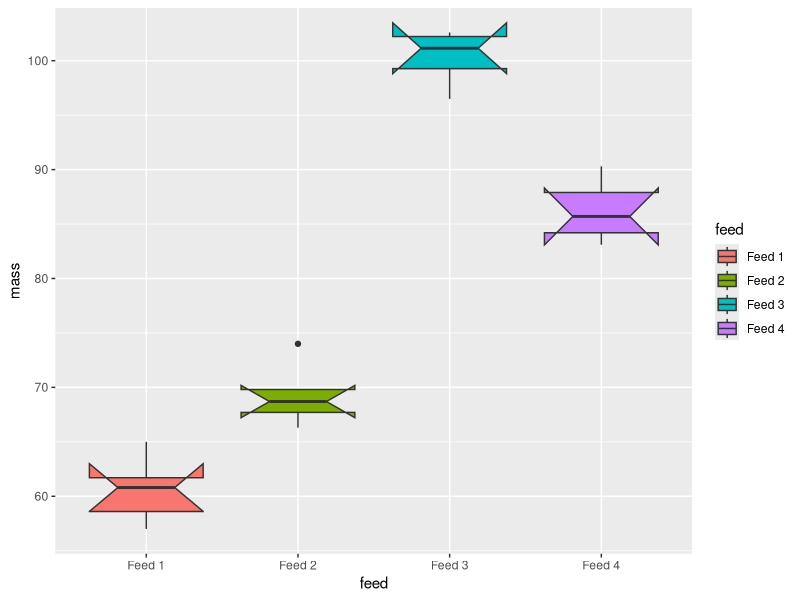
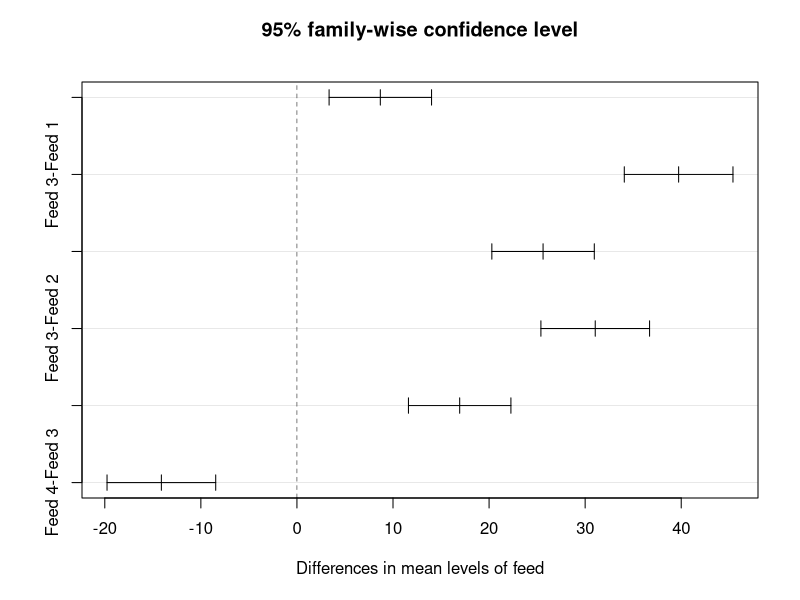
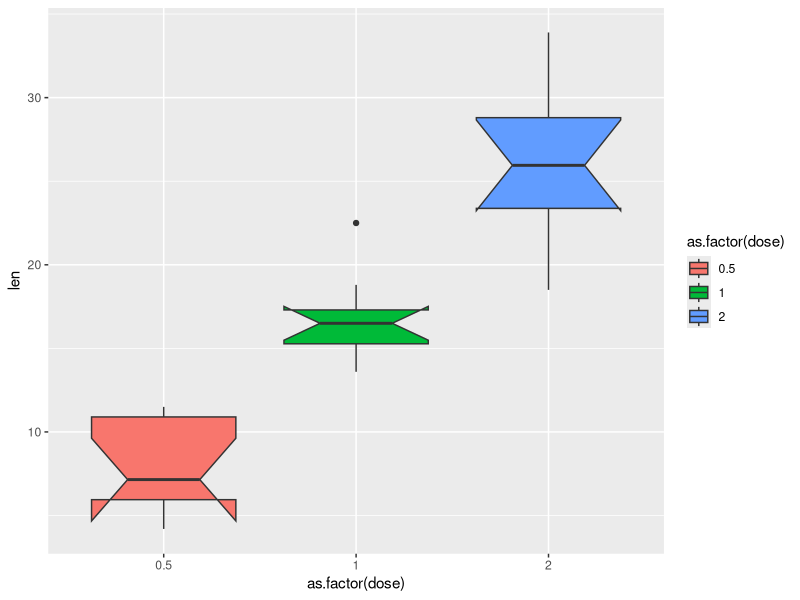
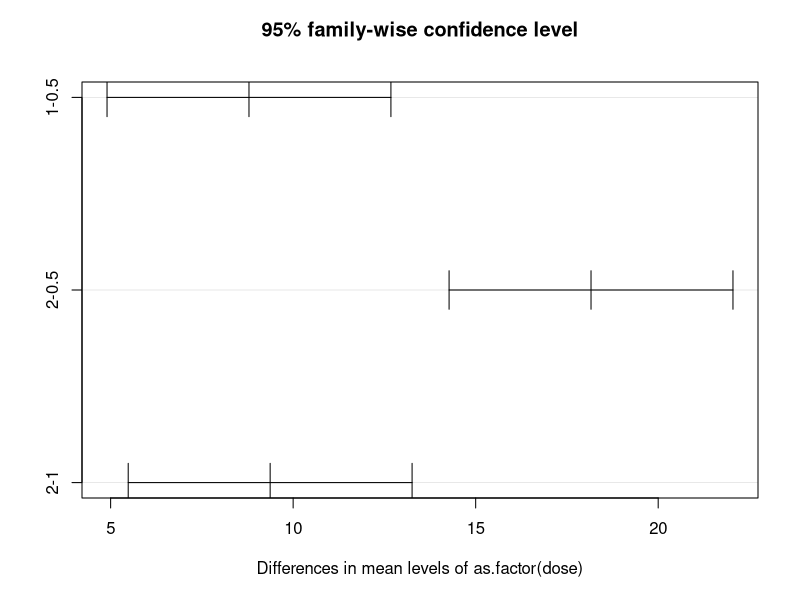
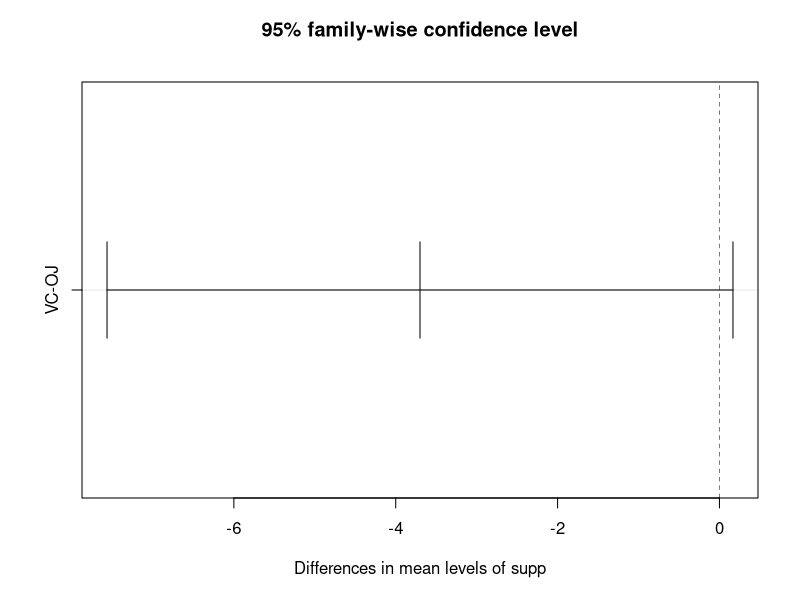
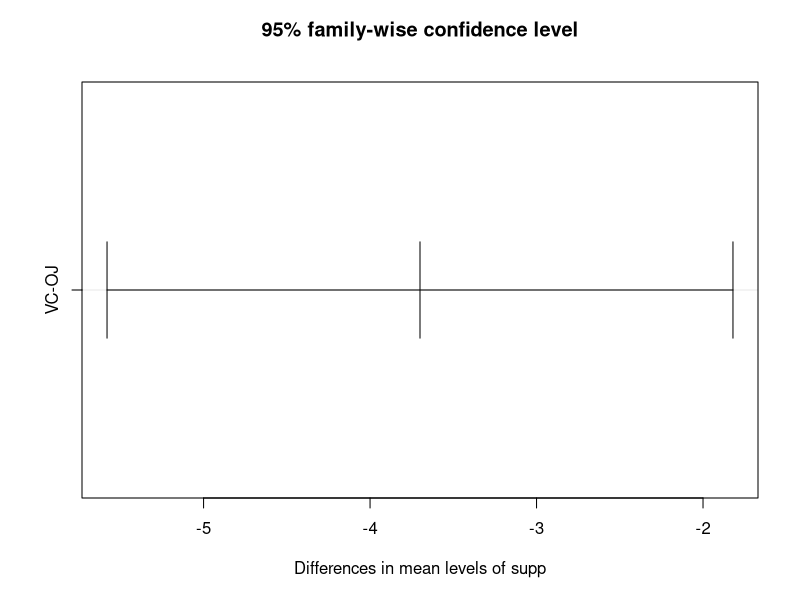
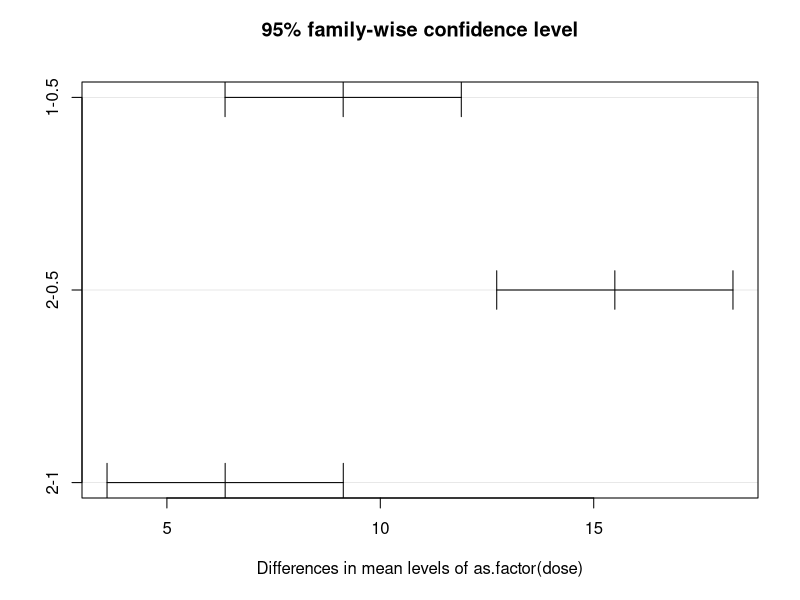
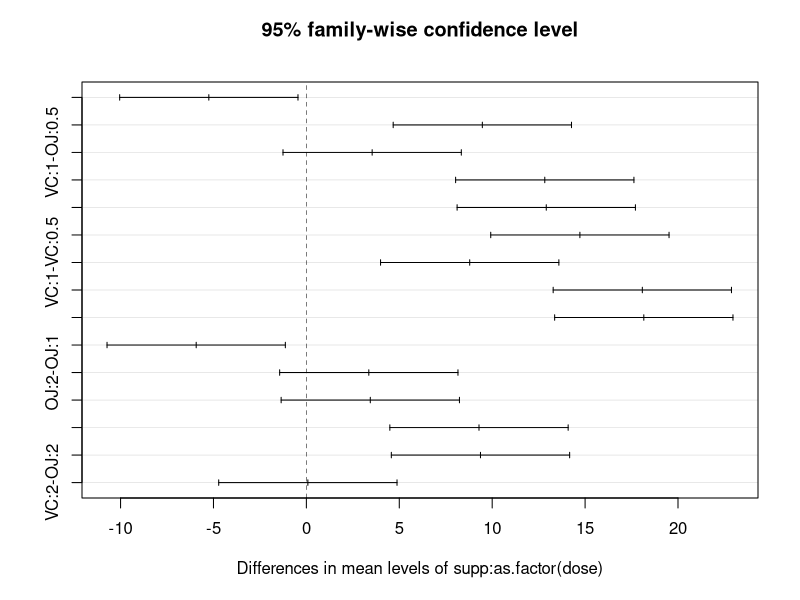

These charts were generated, in order, by the following R code:
# anova_exercises.R
# Three ANOVA exercises from basic stats books
# Carlin Landsberg
# 24 April 2018

# Load libraries ----------------------------------------------------------

library(tidyverse)

# 7.4.1 Exercise 1 --------------------------------------------------------

# enter the mass at the end of the experiment
feed_1 <- c(60.8, 57.0, 65.0, 58.6, 61.7)
feed_2 <- c(68.7, 67.7, 74.0, 66.3, 69.8)
feed_3 <- c(102.6, 102.1, 100.2, 96.5)
feed_4 <- c(87.9, 84.2, 83.1, 85.7, 90.3)

# make a dataframe
bacon <- as.tibble(data.frame(
  feed = c(
    rep("Feed 1", length(feed_1)),
    rep("Feed 2", length(feed_2)),
    rep("Feed 3", length(feed_3)),
    rep("Feed 4", length(feed_4))
  ),
  mass = c(feed_1, feed_2, feed_3, feed_4)
))

# ANOVA -------------------------------------------------------------------

# QUESTION: Does feed type have an effect on the mass of pigs at the end of the experiment?
# H0: There is NO difference in pig mass at the end of the experiments after being fed one of four diets
# H1: There IS a difference in pig mass at the end of the experiments after being fed one of four diets

pigs.aov <- aov(mass ~ feed, data = bacon)
summary(pigs.aov)
  # Pr < 0.05, so we reject the null hypothesis
  # so, there is a difference in pig mass at the end of the experiment after being fed one of four diets

# There is a difference, but which feeds have the effect?

# Visualise with boxplots -------------------------------------------------

ggplot(data = bacon, aes(x = feed, y = mass, fill = feed )) +
  geom_boxplot(notch = TRUE)
  # none of the feeds notched overlap... but this graph is just a suggestion

# Tukey -------------------------------------------------------------------

TukeyHSD(pigs.aov)
  # p-adj < 0.05 for all feeds: show all diets are different and significant
  # lwr and upr does not go across zero in all cases

# Visualise this ---------------------------------------------------------

plot(TukeyHSD(pigs.aov))

# 7.4.2 Exercise 2 --------------------------------------------------------

teeth <- datasets::ToothGrowth

# QUESTION: Does difference in doses of Vitamin C have an effect on the length of tooth growth in guinea pigs
# H0: There is NO difference in tooth lengths of guinea pigs receiving one of three doses of vitamin C
# H1: There IS a difference in tooth lengths of guinea pigs receiving one of three doses of vitamin C

# Filter out only Vitamin C doses -----------------------------------------

teeth_vc <- ToothGrowth %>% 
  filter(supp == "VC")

# ANOVA -------------------------------------------------------------------

teeth.aov <- aov(len ~ as.factor(dose), data = teeth_vc)
summary(teeth.aov)
  # pr < 0.05, so we reject the null hypothesis
  # so, there is a difference in tooth lengths of guinea pigs receiving one of three doses of vitamin C

# So which dosages have the effect?

# Visualise this using a boxplot ------------------------------------------

ggplot(data = teeth_vc, aes(x = as.factor(dose), y = len, fill = as.factor(dose))) +
  geom_boxplot(notch = TRUE)
  # none of the dose notches overlap... suggesting they are different

# Tukey -------------------------------------------------------------------

TukeyHSD(teeth.aov)
  # p-adj < 0.05, very low for all. so all doses are significant and different 
  # lwr and upr does not cross zero

# Visualise this ----------------------------------------------------------

plot(TukeyHSD(teeth.aov))

# 7.4.3 Exercise 3 --------------------------------------------------------

teeth <- datasets::ToothGrowth

# H0: interactions between supplement and dose have NO effect on length of teeth
# H1: interactions between supplement and dose DO have an effect on length of teeth

# looking at only length by supplement
summary(aov(len ~ supp, data = teeth))

TukeyHSD((aov(len ~ supp, data = teeth)))

plot(TukeyHSD((aov(len ~ supp, data = teeth))))

# dose was done in previous example, but running too many ANOVAS increases error
# so... 

# now to look at interactions BETWEEN factors
summary(aov(len ~ supp * as.factor(dose), data = teeth)) 
  # pr < 0.05, so we reject the null hypothesis
  # so, interactions between supplement and dose DOES havae an effcet on length of teeth

# So which have the effect?
TukeyHSD((aov(len ~ supp * as.factor(dose), data = teeth)))

plot(TukeyHSD((aov(len ~ supp * as.factor(dose), data = teeth))))
# On plot, all combinations not crossing zero show which combinations of supplement and diet have the most effect on length of teeth 
